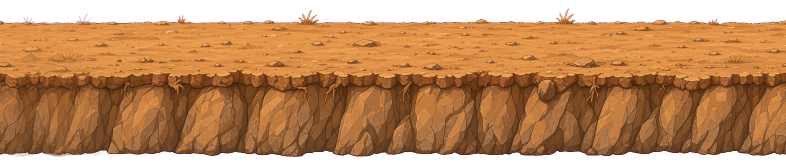
#> input picture design/grondrand.png, 1572 x 335 px (shown at 1/2 size)
$ python savanne_opstap.py
#> lines starting #> are read from the running program, lines starting #| are printed output that depends on the picture
#!/usr/bin/env python3
# De twee plaatjes van de savanne-opstapjes (zie OPSTAP en SAV_OPSTAP in de HTML), uit de grondrand en de Grok-plaat:
#
#   design/opstap/savanne_onder.png  de wand onder een trede: de rotskolommen van design/grondrand.png (rij 185 tot 297),
#                                    naadloos onder elkaar te zetten (de onderkant loopt zacht over in de bovenkant)
#   design/opstap/savanne_eind.png   het eind van een trede: zand en korstkap die natuurlijk aflopen, met keien en een
#                                    graspol, uit design/opstap/bron/savanne_rand_1.png. Op de maat en de rijen van
#                                    grondrand.png (335 hoog), vanaf tegel-x 380, met links 80 px die zacht invloeit
#
# Grok kreeg design/opstap/bron/savanne_rand_start.png als startbeeld: grondrand.png 100 px lager op een doek van
# 1000 breed, en vergrootte dat 2,176 keer. Terugschalen naar 1000 breed geeft dus de tegelmaat; het script zoekt de
# kleine verschuiving zelf (op het overgenomen stuk tegel links). Draai na dit script tools/gen-offline-manifest.py.
import os
from collections import deque
import numpy as np
from PIL import Image, ImageFilter

ROOT = os.path.dirname(os.path.dirname(os.path.abspath(__file__)))
D = lambda *p: os.path.join(ROOT, *p)

GROND = D('design', 'grondrand.png')
BRON = D('design', 'opstap', 'bron', 'savanne_rand_1.png')
START = D('design', 'opstap', 'bron', 'savanne_rand_start.png')
UIT_ONDER = D('design', 'opstap', 'savanne_onder.png')
UIT_EIND = D('design', 'opstap', 'savanne_eind.png')

ONDER_VAN, ONDER_TOT, ONDER_OVER = 185, 297, 34   # rijen van de kolommen in grondrand.png, en de overvloei
START_DY = 100                                    # grondrand-rij 0 staat in het startbeeld op rij 100
EIND_X0, EIND_IN = 380, 80                        # waar het eindstuk begint (tegel-x) en hoe breed het invloeit


def onder():
    im = np.array(Image.open(GROND).convert('RGB')).astype(float)
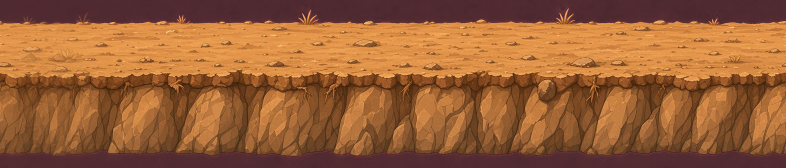
#> im: shape (335, 1572, 3) float64 (shown at 1/2 size); mean R, G, B 152.8, 95.1, 54
    band = im[ONDER_VAN:ONDER_TOT]
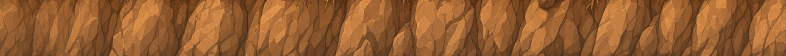
#> band: shape (112, 1572, 3) float64 (shown at 1/2 size); mean R, G, B 149, 93.6, 48.6
    h0 = band.shape[0] - ONDER_OVER
#> h0 = 78
    out = band[:h0].copy()
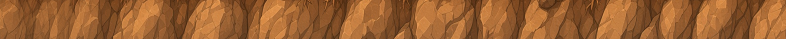
#> out: shape (78, 1572, 3) float64 (shown at 1/2 size); mean R, G, B 153.9, 96.3, 49.2
    for y in range(ONDER_OVER):                   # bovenaan vloeit de onderkant in, zodat hij naadloos herhaalt
        a = y / ONDER_OVER
        out[y] = band[h0 + y] * (1 - a) + band[y] * a
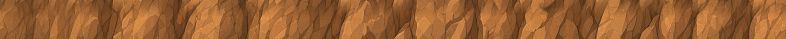
#> out: shape (78, 1572, 3) float64 (shown at 1/2 size); mean R, G, B 152.4, 96, 50
    Image.fromarray(out.round().astype(np.uint8)).save(UIT_ONDER)
    print('savanne_onder.png', out.shape[1], 'x', out.shape[0])
#| savanne_onder.png 1572 x 78


def wit_weg(rgb):
    # wit wegknippen: flood-fill vanaf de rand over bijna-wit, zodat licht zand binnenin blijft staan
    h, w, _ = rgb.shape
    wit = (rgb.min(axis=2) > 222) & ((rgb.max(axis=2) - rgb.min(axis=2)) < 30)
    bg = np.zeros((h, w), bool)
    q = deque()
    for x in range(w):
        for y in (0, h - 1):
            if wit[y, x]:
                bg[y, x] = True; q.append((y, x))
    for y in range(h):
        for x in (0, w - 1):
            if wit[y, x] and not bg[y, x]:
                bg[y, x] = True; q.append((y, x))
    while q:
        y, x = q.popleft()
        for yy, xx in ((y + 1, x), (y - 1, x), (y, x + 1), (y, x - 1)):
            if 0 <= yy < h and 0 <= xx < w and wit[yy, xx] and not bg[yy, xx]:
                bg[yy, xx] = True; q.append((yy, xx))
    return np.where(bg, 0, 255).astype(np.uint8)


def eind():
#> (the run stopped early here; a loop or call above may not have finished)

$ run again, with design/boulder.png copied over design/grondrand.png
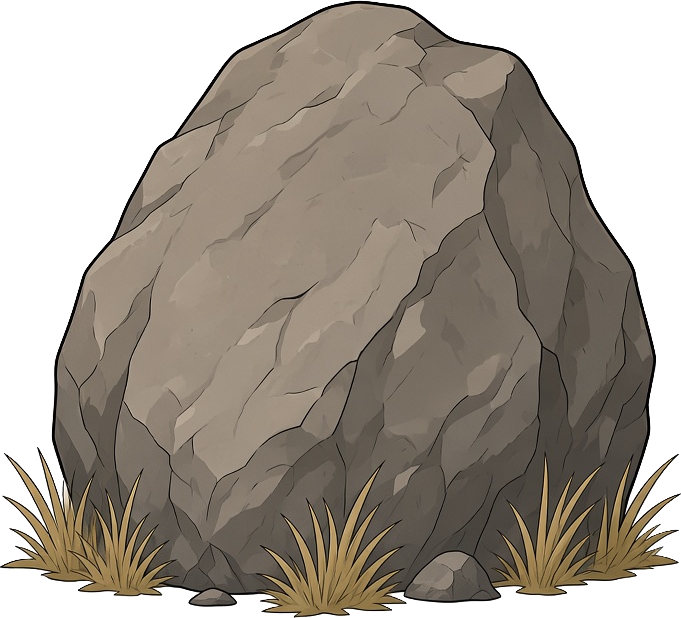
#> input picture design/boulder.png, 681 x 618 px
#> in onder, `band = im[ONDER_VAN:ONDER_TOT]`:
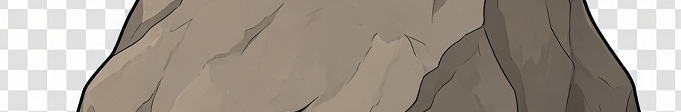
#> band: shape (112, 681, 3) float64; mean R, G, B 162.1, 152.9, 142.8
#> after the loop in onder, `for y in range(ONDER_OVER):`:
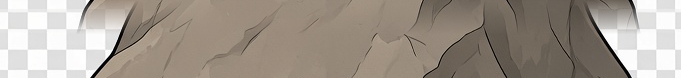
#> out: shape (78, 681, 3) float64; mean R, G, B 162, 152.8, 142.6; drawn with min black and max white
#| savanne_onder.png 681 x 78

$ run again, with design/cliff.png copied over design/grondrand.png
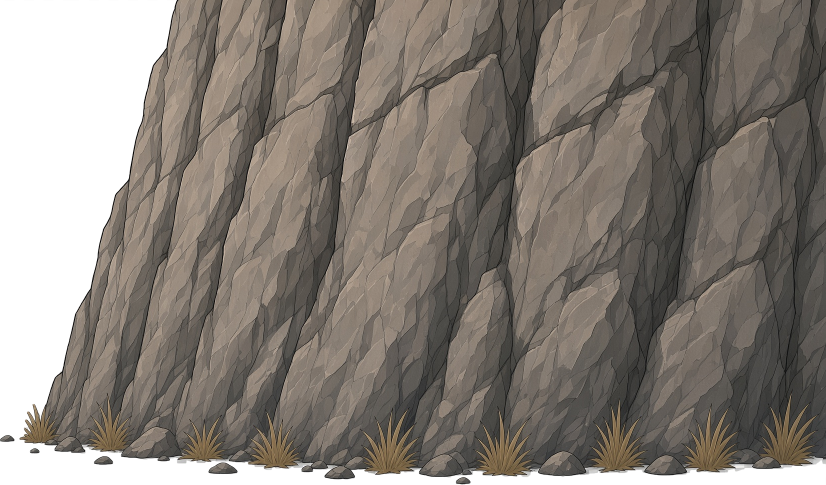
#> input picture design/cliff.png, 1652 x 969 px (shown at 1/2 size)
#> in onder, `band = im[ONDER_VAN:ONDER_TOT]`:
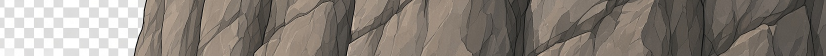
#> band: shape (112, 1652, 3) float64 (shown at 1/2 size); mean R, G, B 136.1, 128.5, 120.9
#> after the loop in onder, `for y in range(ONDER_OVER):`:
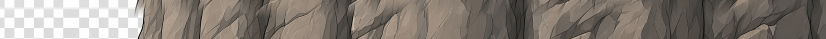
#> out: shape (78, 1652, 3) float64 (shown at 1/2 size); mean R, G, B 135.5, 128, 120.4; drawn with min black and max white
#| savanne_onder.png 1652 x 78
